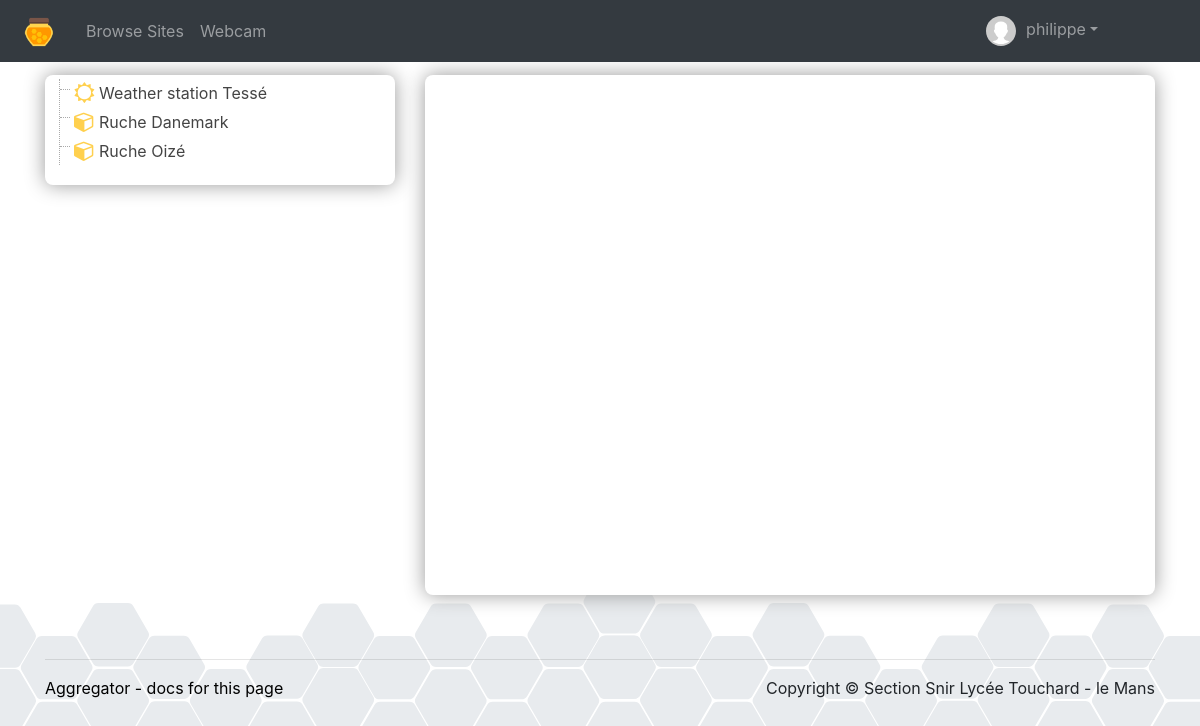
Before: /accueil.php (signed in) with the older database file.
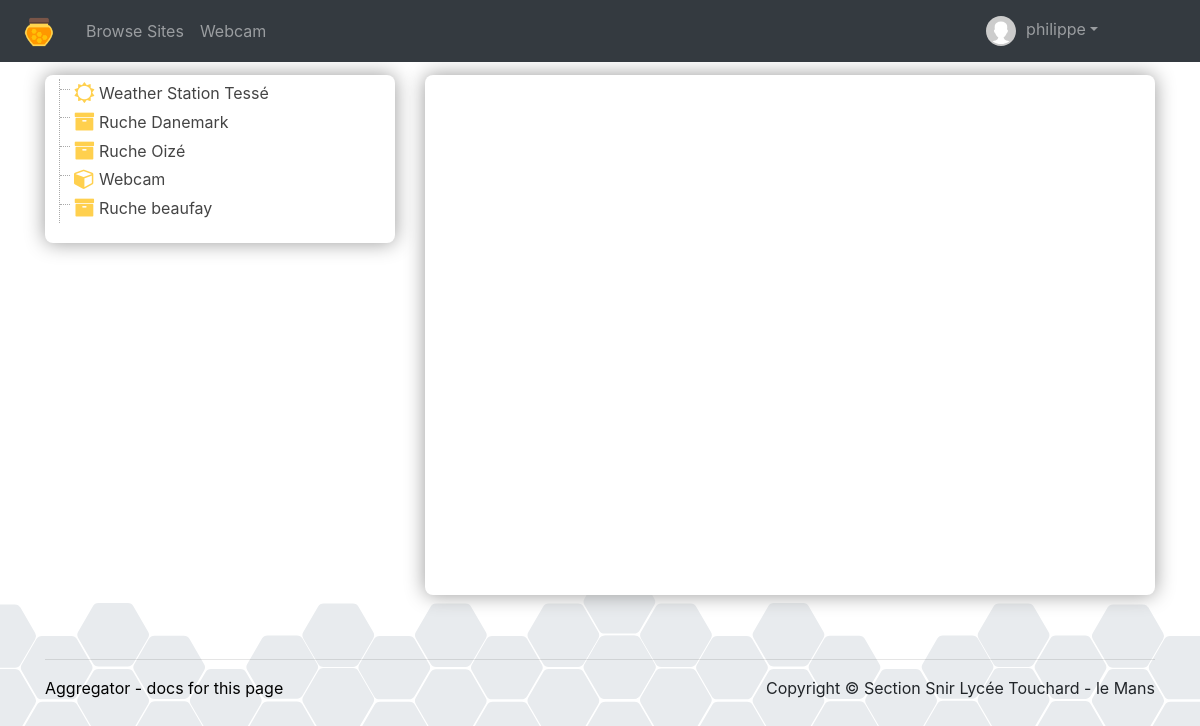
After: the same page with the newer database file.
### tables this page shows
CREATE TABLE `things` (
  `id` int(11) NOT NULL,
  `user_id` int(11) NOT NULL,
  `latitude` decimal(9,6) DEFAULT NULL,
  `longitude` decimal(9,6) DEFAULT NULL,
  `elevation` float DEFAULT NULL,
  `name` varchar(50) NOT NULL,
  `tag` varchar(50) NOT NULL,
  `status` enum('public','private') DEFAULT NULL,
  `local_ip_address` varchar(20) NOT NULL,
  `class` varchar(20) NOT NULL DEFAULT 'objet'
);

### html/api/Str.php (called while the page is built, shortened)
<?php
class Str
{
    public static function after($subject, $search)
    {
        return $search === '' ? $subject : array_reverse(explode($search, $subject, 2))[0];
    }
}

### html/accueil.php (the view, shortened to what this page needs)
<!DOCTYPE html>
<html>
	<head>
		<link rel="stylesheet" href="/Ruche/css/bootstrap.min.css" />
		<link rel="stylesheet" href="/Ruche/css/ruche.css" />
		<link rel="stylesheet" href="/Ruche/css/font-awesome.min.css" />
		<link rel="stylesheet" href="/Ruche/css/file-explore.css" />
					<?php
						$bdd = new PDO('mysql:host=' . SERVEUR . ';dbname=' . BASE, UTILISATEUR,PASSE);
						if (!isset($_SESSION['id']))
							$sql = 'SELECT * FROM `things` where status = "public";';
						else if ($_SESSION['id'] != 0)
							$sql = "SELECT * FROM `things` where user_id = ". $_SESSION['id'];
						else
							$sql = "SELECT * FROM `things`";
						?>
	</head>
	<body>
		<?php require_once 'menu.php'; ?>
		<div class="container" style="padding-top: 75px;">
			<div class="row">
				<div class="col-md-4 col-sm-12 col-xs-12">
				<div class="popin" style="margin: 0px; padding : 4px;">
					<ul class="file-tree ">
					<?php
						function listerChannels($bdd, $tags){
							$sql = 'SELECT count(*) as nb FROM `channels` WHERE `tags`='. $bdd->quote($tags);
							if ($bdd->query($sql)->fetchObject()->nb > 0){
								$sql = 'SELECT * FROM `channels` WHERE `tags`='.  $bdd->quote($tags);
								$reponse = $bdd->query($sql);
							}
						}
						try{
							if (!isset($_SESSION['id']))
								$sql = 'SELECT * FROM `things` where status = "public";';
							else if ($_SESSION['id'] != 0)
								$sql = "SELECT * FROM `things` where user_id = ". $_SESSION['id'];
							else
								$sql = "SELECT * FROM `things`";
							$reponse = $bdd->query($sql);
							while ($thing = $reponse->fetchObject()){
									echo '<li class="folder-root ' .$thing->class .'">	<a href="#">' . $thing->name . '</a>';
										listerChannels($bdd, $thing->tag);
									echo '</li>';
							}
						}
						catch (Exception $e){
							echo "erreur BDD";
							die('Erreur : ' . $e->getMessage());
						}
						?>
					</ul>
				</div>
				</div>
				<div class="col-md-8 col-sm-12 col-xs-12">
					<div class="popin" style="margin: 0px;">
					<div  id="map-canvas" style = "height: 500px; width: 100%;" ></div>
					</div>
				</div>
			</div>
		<?php require_once 'piedDePage.php'; ?>
		</div>
	</body>
</html>

### html/menu.php (shortened to what this page needs)
<nav class="navbar navbar-expand-md navbar-dark bg-dark fixed-top">
	<a class="navbar-brand" href="/Ruche/">
		<img alt="Beehive logo" height="30" id="nav-Beehive-logo" src="/Ruche/images/beehive_logo.png" style="padding: 0 8px; ">
	</a>
	<div class="collapse navbar-collapse" id="navbarsExampleDefault">
	<ul class="navbar-nav mr-auto">
		<li class="nav-item">
			<a class="nav-link" href="/Ruche/accueil" id="nav-sign-in">Browse Sites</a>
		</li>
		<li class="nav-item">
			<a class="nav-link" href="/Ruche/webcam" id="nav-sign-in">Webcam</a>
		</li>
       </ul>
	<ul class="navbar-nav navbar-right" style="margin-right: 78px;">
		<li class="nav-item">
			<?php
			if (!isset($_SESSION['login']))
				echo '<a class="nav-link" href="/Ruche/administration/" id="nav-sign-in">Sign In</a>';
			else{
				echo '<li class="nav-item dropdown">';
				echo '<a class="nav-link dropdown-toggle" href="#" id="navbardrop" data-toggle="dropdown">';
					echo '<img alt="Avatar" height="30" id="nav-avatar-logo" src="/Ruche/images/icon-avatar.svg" style="padding: 0 10px; ">';
					echo $_SESSION['login'];
				echo '</a>';
				echo '</li>';
			}
			?>
		</li>
	</ul>
	</div>
   </nav>

### html/piedDePage.php (shortened to what this page needs)
<?php
require_once('api/Str.php');
$page = '';
if  (Str::contains($_SERVER['PHP_SELF'], 'administration')){
	$page = Str::after($_SERVER['PHP_SELF'], 'administration');
}
else{
	$page = Str::after($_SERVER['PHP_SELF'], 'Ruche');
}
   $lien = 'support' . $page;
?>
<footer>
	<br /><br />
       <hr>
	<div class="row">
		<div class="col-md-6 col-sm-6 col-xs-12">
			<p><a href = "<?php echo $lien ?>">Aggregator - docs for this page</a></p>
		</div>
		<div class="col-md-6 col-sm-6 col-xs-12">
			<p style="float: right">Copyright &copy; Section Snir Lycée Touchard - le Mans</p>
		</div>
       </div>
   </footer>

### html/css/ruche.css (style rules this page uses)
body { background-image: url(fond.svg); background-repeat: repeat-x; background-repeat-x: repeat; background-repeat-y: no-repeat; background-position: 0 100%; background-position-x: 0px; background-position-y: 100%; -webkit-background-size: auto 230px; background-size: auto 230px; background-attachment: fixed; }
.popin { background-color: #fff; border-radius: 8px; box-shadow: 0 0 20px #999; padding: 10px; margin-top: 10px; }
a { color:#000; }

### html/css/file-explore.css (style rules this page uses)
.file-list, .file-list ul { list-style-type: none; font-size:1em; line-height:1.8em; margin-left:10px; padding-left:14px; border-left:1px dotted #aaa; }
.file-list li { position: relative; padding-left:25px; }
.file-list li a { text-decoration: none; color:#444; }
.file-list li a:before { display:block; content: " "; width:10px; height:1px; position:absolute; border-bottom:1px dotted #aaa; top:.6em; left:-14px; }
.file-list li:before { list-style-type: none; font-family: FontAwesome; display:block; content:'\f1fe'; position:absolute; top:0px; left:0px; width:20px; height:20px; font-size:1.3em; color:#555; }
.file-list .folder-root { list-style-type: none; }
.file-list .folder-root a { text-decoration:none; }
.file-list .ruche:before { color:#FFD04E; content: "\f187"; }
.file-list .weather:before { color:#FFD04E; content: "\f185"; }
.file-list .objet:before { color:#FFD04E; content: "\f1b2"; }

Changed rows visible on the page:
changed things: name "Weather station Tessé" → "Weather Station Tessé"
changed things "Ruche Danemark": class "objet" → "ruche" (drawn)
changed things "Ruche Oizé": class "objet" → "ruche" (drawn)
now on this page (row edited): things: name "Webcam", class "objet" (drawn)
added things: name "Ruche beaufay", class "ruche" (drawn)
